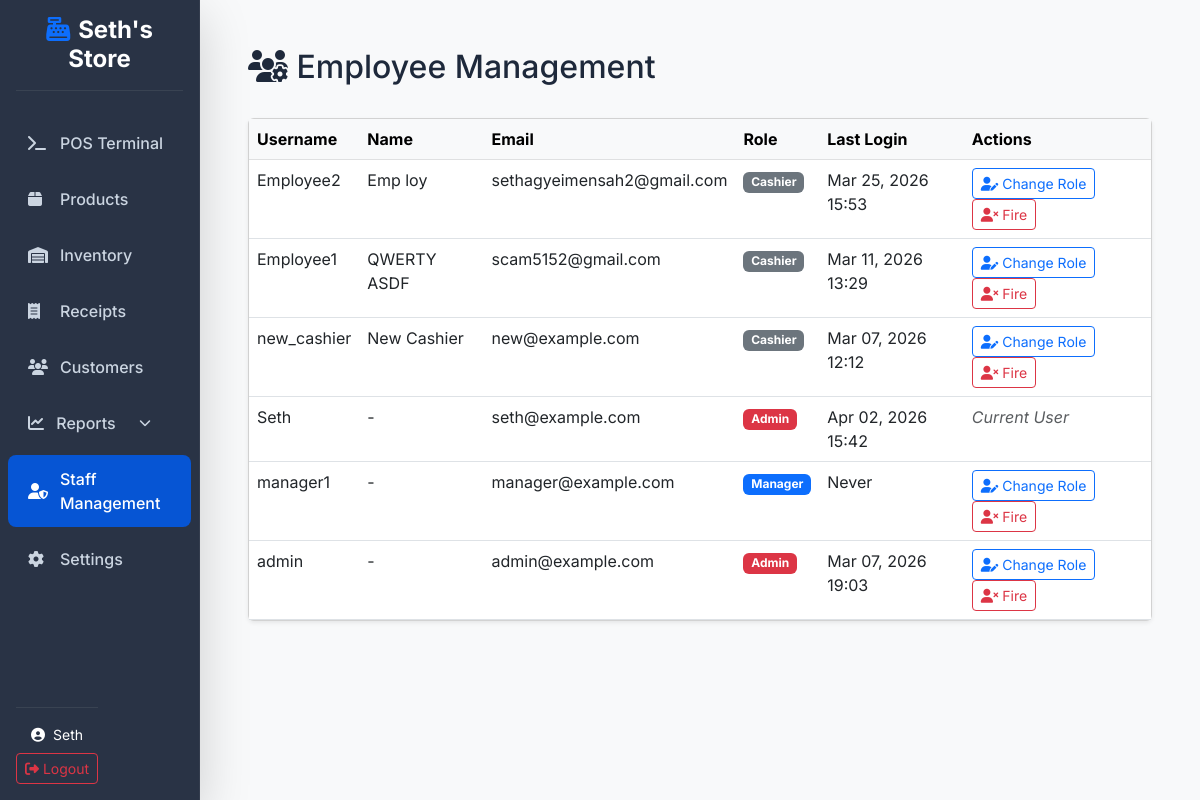
/accounts/employees/ (signed in), run on the app's committed database.
### accounts/models.py (models this page shows, shortened)
class User(AbstractUser):
    ROLE_CHOICES = (
        ('admin', 'Administrator'),
        ('manager', 'Manager'),
        ('cashier', 'Cashier'),
    )
    role = models.CharField(max_length=20, choices=ROLE_CHOICES, default='cashier')

### accounts/views.py (the view)
# urls.py: path('employees/', views.employee_list, name='employee_list'),
@login_required
@role_required(['admin'])
def employee_list(request):
    employees = User.objects.all().order_by('-date_joined')
    return render(request, 'accounts/employee_list.html', {'employees': employees})

### templates/accounts/employee_list.html (shortened to what this page needs)
{% extends 'base.html' %}
{% block content %}
<div class="d-flex justify-content-between align-items-center mb-4">
    <h2><i class="fas fa-users-cog"></i> Employee Management</h2>
</div>
<div class="card shadow-sm mb-4">
    <div class="card-body p-0">
        <div class="table-responsive">
            <table class="table table-hover mb-0">
                <thead class="table-light">
                    <tr>
                        <th>Username</th>
                        <th>Name</th>
                        <th>Email</th>
                        <th>Role</th>
                        <th>Last Login</th>
                        <th>Actions</th>
                    </tr>
                </thead>
                <tbody>
                    {% for employee in employees %}
                    <tr>
                        <td>{{ employee.username }}</td>
                        <td>{{ employee.get_full_name|default:"-" }}</td>
                        <td>{{ employee.email|default:"-" }}</td>
                        <td>
                            {% if employee.role == 'admin' %}
                            <span class="badge bg-danger">Admin</span>
                            {% elif employee.role == 'manager' %}
                            <span class="badge bg-primary">Manager</span>
                            {% else %}
                            <span class="badge bg-secondary">Cashier</span>
                            {% endif %}
                        </td>
                        <td>{{ employee.last_login|date:"M d, Y H:i"|default:"Never" }}</td>
                        <td>
                            {% if employee.id != user.id %}
                            <button type="button" class="btn btn-sm btn-outline-primary" data-bs-toggle="modal"
                                data-bs-target="#roleModal{{ employee.id }}">
                                <i class="fas fa-user-edit"></i> Change Role
                            </button>
                            <form action="{% url 'accounts:employee_delete' employee.id %}" method="post"
                                class="d-inline"
                                onsubmit="return confirm('Are you sure you want to fire this employee? This action cannot be undone.');">
                                <button type="submit" class="btn btn-sm btn-outline-danger"><i
                                        class="fas fa-user-times"></i> Fire</button>
                            </form>
                            {% else %}
                            <span class="text-muted fst-italic">Current User</span>
                            {% endif %}
                        </td>
                    </tr>
                    {% empty %}
                    <tr>
                        <td colspan="6" class="text-center py-4 text-muted">No employees found.</td>
                    </tr>
                    {% endfor %}
                </tbody>
            </table>
        </div>
    </div>
</div>
{% endblock %}

### templates/base.html (shortened to what this page needs)
<!DOCTYPE html>
{% load static %}
<html lang="en">
<head>
    <link href="https://cdn.jsdelivr.net/npm/bootstrap@5.3.0/dist/css/bootstrap.min.css" rel="stylesheet">
    <link rel="stylesheet" href="https://cdnjs.cloudflare.com/ajax/libs/font-awesome/6.4.0/css/all.min.css">
    <link rel="stylesheet" href="{% static 'css/modern-pos.css' %}">
</head>
<body>
    {% if user.is_authenticated %}
    <div class="container-fluid p-0">
        <div class="row g-0">
            <nav class="col-md-3 col-lg-2 d-md-block sidebar collapse shadow-lg glass-panel z-3">
                <div class="sidebar-sticky pt-3">
                    <div class="px-3 mb-4 text-center">
                        <h4 class="text-white fw-bold"><i class="fas fa-cash-register me-2 text-primary"></i>Seth's
                            Store
                        </h4>
                        <hr class="text-secondary opacity-25">
                    </div>
                    <ul class="nav flex-column px-2">
                        <li class="nav-item">
                            <a class="nav-link {% if request.resolver_match.url_name == 'pos' %}active{% endif %}"
                                href="{% url 'sales:pos' %}">
                                <i class="fas fa-terminal"></i> POS Terminal
                            </a>
                        </li>
                        <li class="nav-item">
                            <a class="nav-link {% if 'products' in request.path %}active{% endif %}"
                                href="{% url 'products:list' %}">
                                <i class="fas fa-box"></i> Products
                            </a>
                        </li>
                        <li class="nav-item">
                            <a class="nav-link {% if 'inventory' in request.path %}active{% endif %}"
                                href="{% url 'inventory:list' %}">
                                <i class="fas fa-warehouse"></i> Inventory
                            </a>
                        </li>
                        <li class="nav-item">
                            <a class="nav-link {% if 'receipts' in request.path %}active{% endif %}"
                                href="{% url 'sales:receipts' %}">
                                <i class="fas fa-receipt"></i> Receipts
                            </a>
                        </li>
                        <li class="nav-item">
                            <a class="nav-link {% if 'customers' in request.path %}active{% endif %}"
                                href="{% url 'customers:list' %}">
                                <i class="fas fa-users"></i> Customers
                            </a>
                        </li>
                        <li class="nav-item">
                            <a class="nav-link {% if 'reports' in request.path %}active{% endif %} d-flex align-items-center justify-content-between"
                                data-bs-toggle="collapse" href="#reportsMenu" role="button"
                                aria-expanded="{% if 'reports' in request.path %}true{% else %}false{% endif %}"
                                aria-controls="reportsMenu">
                                <span><i class="fas fa-chart-line me-1"></i> Reports</span>
                                <i class="fas fa-chevron-down" style="font-size: 0.75rem;"></i>
                            </a>
                        </li>
                        {% if user.role == 'admin' %}
                        <li class="nav-item">
                            <a class="nav-link {% if 'accounts/employees' in request.path %}active{% endif %}"
                                href="{% url 'accounts:employee_list' %}">
                                <i class="fas fa-user-shield"></i> Staff Management
                            </a>
                        </li>
                        <li class="nav-item">
                            <a class="nav-link" href="{% url 'admin:index' %}">
                                <i class="fas fa-cog"></i> Settings
                            </a>
                        </li>
                        {% endif %}
                    </ul>
                    <div class="mt-auto p-3 text-center" style="position: absolute; bottom: 0; width: inherit;">
                        <hr class="text-secondary opacity-25">
                        <div class="text-white small mb-2">
                            <i class="fas fa-user-circle me-1"></i> {{ user.username }}
                        </div>
                        <form action="{% url 'accounts:logout' %}" method="post">
                            <button type="submit" class="btn btn-outline-danger btn-sm w-100">
                                <i class="fas fa-sign-out-alt"></i> Logout
                            </button>
                        </form>
                    </div>
                </div>
            </nav>
            <main class="col-md-9 ms-sm-auto col-lg-10 px-md-5 py-5 min-vh-100 bg-light">
                {% block content %}{% endblock %}
            </main>
        </div>
    </div>
    {% else %}
    <main class="container py-5">
        {% block auth_content %}{% endblock %}
    </main>
    {% endif %}
</body>
</html>

### static/css/modern-pos.css (style rules this page uses)
:root { --primary-color: #0655d4; --secondary-color: #64748b; --success-color: #10b981; --danger-color: #ef4444; --warning-color: #f59e0b; --info-color: #06b6d4; --dark-bg: #1e293b; --light-bg: #f8fafc; --sidebar-bg: #1e293b; --card-bg: #ffffff; --text-primary: #1e293b; --text-secondary: #64748b; --border-color: #e2e8f0; --shadow-sm: 0 2px 4px rgba(0, 0, 0, 0.05), 0 1px 2px rgba(0, 0, 0, 0.1); --shadow-md: 0 10px 15px -3px rgba(0, 0, 0, 0.08), 0 4px 6px -2px rgba(0, 0, 0, 0.04); --shadow-lg: 0 20px 25px -5px rgba(0, 0, 0, 0.1), 0 10px 10px -5px rgba(0, 0, 0, 0.04); --shadow-glow: 0 0 20px rgba(6, 85, 212, 0.2); --transition: all 0.3s cubic-bezier(0.4, 0, 0.2, 1); --border-radius-lg: 20px; --border-radius-md: 12px; }
* { margin: 0; padding: 0; box-sizing: border-box; }
body { font-family: 'Inter', -apple-system, BlinkMacSystemFont, 'Segoe UI', Roboto, sans-serif; background: var(--light-bg); color: var(--text-primary); transition: var(--transition); }
.sidebar { background: var(--sidebar-bg); box-shadow: var(--shadow-lg); min-height: 100vh; transition: var(--transition); border-right: 1px solid rgba(255,255,255,0.05); }
.glass-panel { background: rgba(30, 41, 59, 0.95); backdrop-filter: blur(12px); -webkit-backdrop-filter: blur(12px); }
.sidebar .nav-link { color: #cbd5e1; padding: 12px 20px; margin: 4px 0; border-radius: 8px; transition: var(--transition); display: flex; align-items: center; text-decoration: none; font-weight: 500; }
.sidebar .nav-link.active { background: var(--primary-color); color: #ffffff; }
.sidebar .nav-link i { width: 20px; margin-right: 12px; }

### data on the page
User: username "Seth", get_full_name "-", email "seth@example.com", role "Admin", last_login "Apr 02, 2026 15:42", shows "Current User"
User: username "Employee2", get_full_name "Emp loy", email "sethagyeimensah2@gmail.com", role "Cashier", last_login "Mar 25, 2026 15:53"
User: username "Employee1", get_full_name "QWERTY ASDF", email "scam5152@gmail.com", role "Cashier", last_login "Mar 11, 2026 13:29"
User: username "new_cashier", get_full_name "New Cashier", email "new@example.com", role "Cashier", last_login "Mar 07, 2026 12:12"
User: username "manager1", get_full_name "-", email "manager@example.com", role "Manager", last_login "Never"
User: username "admin", get_full_name "-", email "admin@example.com", role "Admin", last_login "Mar 07, 2026 19:03"
